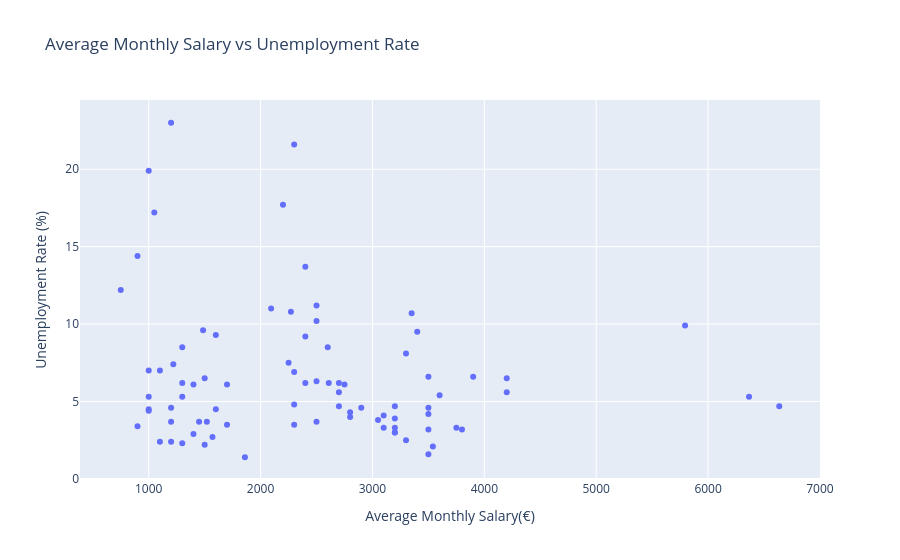

Write notebook code for a chart like this one.
### Markdown cell above
#### 1.5.2 Salary vs Unemployment Rate

### Code cell
fig3 = px.scatter(city_data, x='Average Monthly Salary', y='Unemployment Rate', title='Average Monthly Salary vs Unemployment Rate', labels={'Average Monthly Salary':'Average Monthly Salary(€)', 'Unemployment Rate':'Unemployment Rate (%)'}, hover_name='City', hover_data=['Country'])
fig3.show()

### Figure 1 — Plotly figure (JSON) as saved in the notebook; plotly's stock layout.template omitted (floating-point values rounded to 4 significant figures)
{"data": [{"customdata": [["Austria"], ["Austria"], ["Belgium"], ["Belgium"], ["Belgium"], ["Belgium"], ["Bulgaria"], ["Bulgaria"], ["Croatia"], ["Croatia"], ["Cyprus"], ["Cyprus"], ["Czechia"], ["Czechia"], ["Denmark"], ["Denmark"], ["Estonia"], ["Finland"], ["Finland"], ["France"], ["France"], ["France"], ["Germany"], ["Germany"], ["Germany"], ["Germany"], ["Germany"], ["Germany"], ["Germany"], ["Germany"], ["Germany"], ["Germany"], ["Greece"], ["Greece"], ["Hungary"], ["Hungary"], ["Hungary"], ["Ireland"], ["Ireland"], ["Italy"], ["Italy"], ["Italy"], ["Italy"], ["Italy"], ["Italy"], ["Latvia"], ["Luxembourg"], ["Malta"], ["Netherlands"], ["Netherlands"], ["Netherlands"], ["Netherlands"], ["Netherlands"], ["Norway"], ["Norway"], ["Norway"], ["Poland"], ["Poland"], ["Poland"], ["Portugal"], ["Portugal"], ["Portugal"], ["Portugal"], ["Romania"], ["Slovak Republic"], ["Slovenia"], ["Spain"], ["Spain"], ["Spain"], ["Spain"], ["Spain"], ["Sweden"], ["Sweden"], ["Sweden"], ["Switzerland"], ["Switzerland"], ["Switzerland"], ["Turkiye"], ["Turkiye"], ["United Kingdom"], ["United Kingdom"], ["United Kingdom"], ["United Kingdom"], ["United Kingdom"]], "hovertemplate": "<b>%{hovertext}</b><br><br>Average Monthly Salary(€)=%{x}<br>Unemployment Rate (%)=%{y}<br>Country=%{customdata[0]}<extra></extra>", "hovertext": ["Salzburg", "Vienna", "Antwerp", "Bruges", "Brussels", "Ghent", "Dobrich", "Sofia", "Split", "Zagreb", "Limassol", "Nicosia", "Ostrava", "Prague", "Copenhagen", "Odense", "Tallinn", "Helsinki", "Tampere", "Lyon", "Paris", "Toulouse", "Berlin", "Cologne", "Dresden", "Dusseldorf", "Frankfurt am Main", "Hamburg", "Hanover", "Leipzig", "Munich", "Stuttgart", "Athens", "Thessaloniki", "Budapest", "Debrecen", "Miskolc", "Cork", "Dublin", "Florence", "Milan", "Naples", "Rome", "Turin", "Venice", "Riga", "Luxembourg", "Malta", "Amsterdam", "Eindhoven", "Rotterdam", "The Hague", "Utrecht", "Bergen", "Oslo", "Stavanger", "Cracow", "Lodz", "Warsaw", "Braga", "Coimbra", "Lisbon", "Porto", "Giroc", "Bratislava", "Ljubljana", "Barcelona", "Madrid", "Malaga", "Seville", "Valencia", "Gothenburg", "Malmo", "Stockholm", "Basel", "Geneva", "Zurich", "Adana", "Ankara", "Edinburgh", "Glasgow", "Leeds", "Liverpool", "London"], "legendgroup": "", "marker": {"color": "#636efa", "symbol": "circle"}, "mode": "markers", "name": "", "orientation": "v", "showlegend": false, "type": "scatter", "x": [3200, 2500, 2609, 2700, 3350, 2400, 1200, 1300, 1500, 1570, 2500, 1486, 1520, 1860, 4200, 3400, 1700, 3900, 3500, 2300, 3300, 2600, 3200, 3200, 3050, 3200, 3800, 3500, 2800, 2800, 3540, 3300, 1050, 1000, 1100, 1000, 1000, 2700, 2900, 1300, 1700, 1200, 1600, 1300, 1400, 1300, 4200, 1450, 3750, 3100, 3100, 3500, 3200, 3500, 3600, 3500, 1400, 1200, 1500, 1000, 1000, 1220, 1100, 900, 1200, 1600, 2094, 2271, 2200, 2300, 2400, 2500, 2400, 2700, 6366, 5794, 6636, 750, 900, 2500, 2300, 2300, 2250, 2750], "xaxis": "x", "y": [3.0, 10.2, 6.2, 5.6, 10.7, 6.2, 4.6, 2.3, 6.5, 2.7, 11.2, 9.6, 3.7, 1.4, 6.5, 9.5, 3.5, 6.6, 6.6, 6.9, 8.1, 8.5, 4.7, 3.9, 3.8, 3.3, 3.2, 3.2, 4.0, 4.3, 2.1, 2.5, 17.2, 19.9, 2.4, 4.5, 4.4, 4.7, 4.6, 6.2, 6.1, 23.0, 9.3, 8.5, 6.1, 5.3, 5.6, 3.7, 3.3, 3.3, 4.1, 4.2, 3.0, 4.6, 5.4, 1.6, 2.9, 3.7, 2.2, 7.0, 5.3, 7.4, 7.0, 3.4, 2.4, 4.5, 11.0, 10.8, 17.7, 21.6, 13.7, 6.3, 9.2, 6.2, 5.3, 9.9, 4.7, 12.2, 14.4, 3.7, 4.8, 3.5, 7.5, 6.1], "yaxis": "y"}], "layout": {"legend": {"tracegroupgap": 0}, "title": {"text": "Average Monthly Salary vs Unemployment Rate"}, "xaxis": {"anchor": "y", "domain": [0, 1], "title": {"text": "Average Monthly Salary(€)"}}, "yaxis": {"anchor": "x", "domain": [0, 1], "title": {"text": "Unemployment Rate (%)"}}}}
